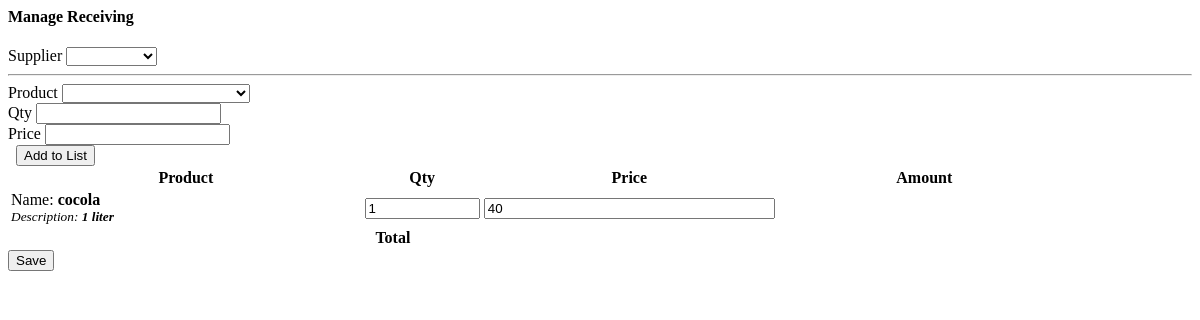
/manage_receiving.php?id=6, run on the app's committed database.
### tables this page shows
CREATE TABLE IF NOT EXISTS `inventory` (
  `id` int(30) NOT NULL AUTO_INCREMENT,
  `product_id` int(30) NOT NULL,
  `qty` int(30) NOT NULL,
  `type` tinyint(1) NOT NULL COMMENT '1= stockin , 2 = stockout',
  `stock_from` varchar(100) NOT NULL COMMENT 'sales/receiving',
  `form_id` int(30) NOT NULL,
  `other_details` text NOT NULL,
  `remarks` text NOT NULL,
  `date_updated` datetime NOT NULL DEFAULT CURRENT_TIMESTAMP ON UPDATE CURRENT_TIMESTAMP,
  PRIMARY KEY (`id`)
);

CREATE TABLE IF NOT EXISTS `product_list` (
  `id` int(30) NOT NULL AUTO_INCREMENT,
  `category_id` int(30) NOT NULL,
  `sku` varchar(50) NOT NULL,
  `price` double NOT NULL,
  `name` varchar(150) NOT NULL,
  `description` text NOT NULL,
  PRIMARY KEY (`id`)
);

### manage_receiving.php (the view, shortened to what this page needs)
<?php include 'db_connect.php';
if(isset($_GET['id'])){
	$inv = $conn->query("SELECT * FROM inventory where type=1 and form_id=".$_GET['id']);
}
?>
<div class="container-fluid">
	<div class="col-lg-12">
		<div class="card">
			<div class="card-header">
				<h4>Manage Receiving</h4>
			</div>
			<div class="card-body">
				<form action="" id="manage-receiving">
					<div class="col-md-12">
						<div class="row">
							<div class="form-group col-md-5">
								<label class="control-label">Supplier</label>
								<select name="supplier_id" id=""  class="custom-select browser-default select2">
									<option value=""></option>
								<?php
								$supplier = $conn->query("SELECT * FROM supplier_list order by supplier_name asc");
								while($row=$supplier->fetch_assoc()):
								?>
									<option value="<?php echo $row['id'] ?>"><?php echo $row['supplier_name'] ?></option>
								<?php endwhile; ?>
								</select>
							</div>
						</div>
						<hr>
						<div class="row mb-3">
								<div class="col-md-4">
									<label class="control-label">Product</label>
									<select name="" id="product" class="custom-select browser-default select2">
										<option value=""></option>
									<?php
									$product = $conn->query("SELECT * FROM product_list  order by name asc");
									while($row=$product->fetch_assoc()):
										$prod[$row['id']] = $row;
									?>
										<option value="<?php echo $row['id'] ?>" data-name="<?php echo $row['name'] ?>" data-description="<?php echo $row['description'] ?>"><?php echo $row['name'] . ' | ' . $row['sku'] ?></option>
									<?php endwhile; ?>
									</select>
								</div>
								<div class="col-md-2">
									<label class="control-label">Qty</label>
									<input type="text" class="form-control text-right" pattern="[0-9]{2}" step="any" id="qty" >
								</div>
								<div class="col-md-3">
									<label class="control-label">Price</label>
									<input type="number" class="form-control text-right" step="any" id="price" >
								</div>
								<div class="col-md-3">
									<label class="control-label">&nbsp</label>
									<button class="btn btn-block btn-sm btn-primary" type="button" id="add_list"><i class="fa fa-plus"></i> Add to List</button>
								</div>
						</div>
						<div class="row">
							<table class="table table-bordered" id="list">
								<colgroup>
									<col width="30%">
									<col width="10%">
									<col width="25%">
									<col width="25%">
									<col width="10%">
								</colgroup>
								<thead>
									<tr>
										<th class="text-center">Product</th>
										<th class="text-center">Qty</th>
										<th class="text-center">Price</th>
										<th class="text-center">Amount</th>
										<th class="text-center"></th>
									</tr>
								</thead>
								<tbody>
									<?php
									if(isset($id)):
									while($row = $inv->fetch_assoc()):
										foreach(json_decode($row['other_details']) as $k=>$v){
											$row[$k] = $v;
										}
									?>
										<tr class="item-row">
											<td>
												<p class="pname">Name: <b><?php echo $prod[$row['product_id']]['name'] ?></b></p>
												<p class="pdesc"><small><i>Description: <b><?php echo $prod[$row['product_id']]['description'] ?></b></i></small></p>
											</td>
											<td>
												<input type="number" min="1" step="any" name="qty[]" value="<?php echo $row['qty'] ?>" class="text-right">
											</td>
											<td>
												<input type="number" min="1" step="any" name="price[]" value="<?php echo $row['price'] ?>" class="text-right">
											</td>
											<td>
											</td>
											<td class="text-center">
											</td>
										</tr>
									<?php endwhile; ?>
									<?php endif; ?>
								</tbody>
								<tfoot>
									<tr>
										<th class="text-right" colspan="3">Total</th>
										<th class="text-right tamount"></th>
										<th><input type="hidden" name="tamount" value=""></th>
									</tr>
								</tfoot>
							</table>
						</div>
						<div class="row">
							<button class="btn btn-primary btn-sm btn-block float-right .col-md-3">Save</button>
						</div>
					</div>
				</form>
			</div>
		</div>
	</div>
</div>

### manage_receiving.php (style rules this page uses)
td { vertical-align: middle; }
td p { margin: unset; }
td input[type='number'] { height: calc(100%); width: calc(100%); }

### data on the page
inventory: product.name "cocola", product.description "1 liter", qty "1", price "40"
